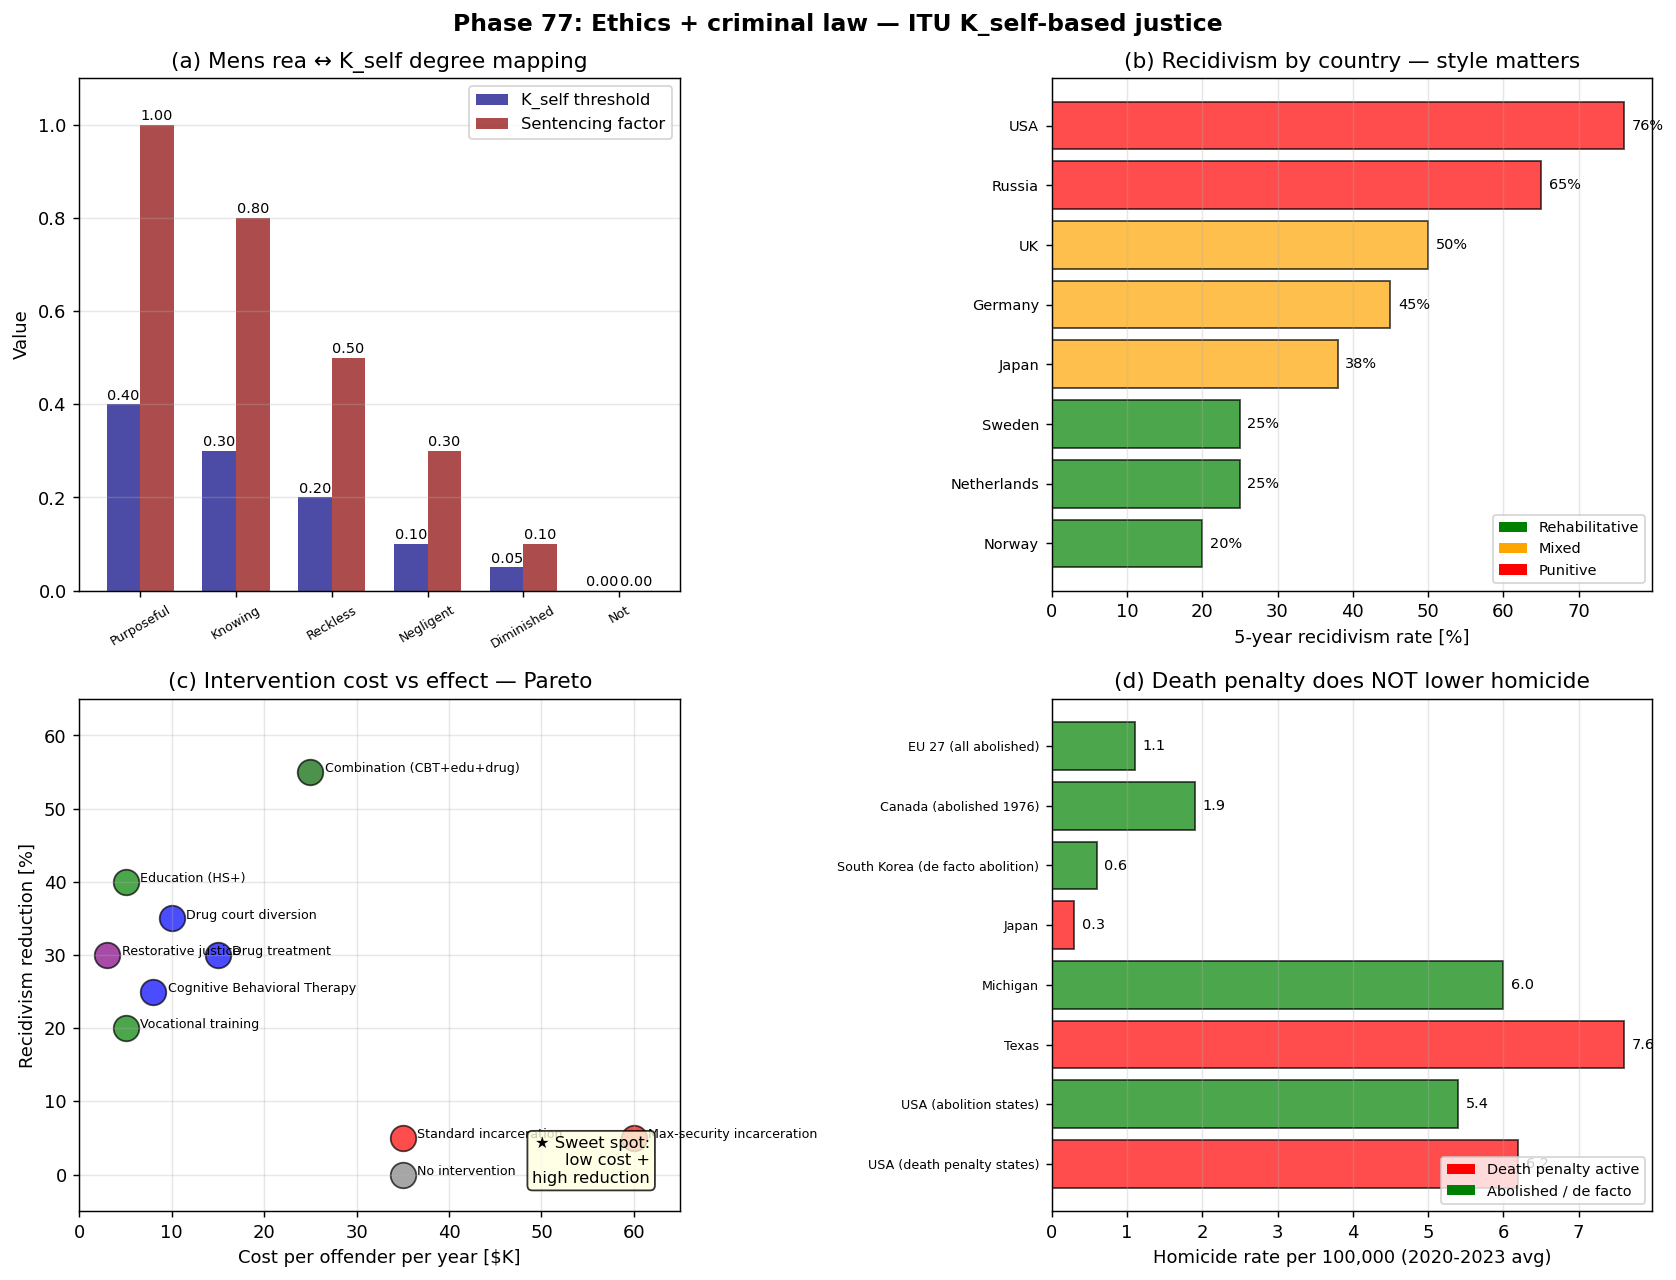

Reproduce this figure in Python.
#!/usr/bin/env python3
# -*- coding: utf-8 -*-
"""
Phase 77: Ethics, criminal law, K_self-based justice system under ITU

Replace binary guilty/innocent with K_self degree continuum.
Treatment-vs-punishment economics, restorative justice, AI liability.

Tests:
  1. Mens rea levels mapped to K_self thresholds
  2. International recidivism vs justice style
  3. Intervention cost-effectiveness Pareto
  4. Death-penalty vs abolition crime rates

Author: Munehiro Terada (Roboken), 2026.
Tier 1 #9 paper (in preparation).
"""

import json
import os

import matplotlib.pyplot as plt
import numpy as np


# =============================================================================
# Test 1: Mens rea / K_self mapping
# =============================================================================
MENS_REA_LEVELS = {
    "Purposeful (intent)":      {"K_self_min": 0.40, "sentencing_factor": 1.00},
    "Knowing":                   {"K_self_min": 0.30, "sentencing_factor": 0.80},
    "Reckless":                  {"K_self_min": 0.20, "sentencing_factor": 0.50},
    "Negligent":                 {"K_self_min": 0.10, "sentencing_factor": 0.30},
    "Diminished responsibility": {"K_self_min": 0.05, "sentencing_factor": 0.10},
    "Not responsible (insanity)": {"K_self_min": 0.00, "sentencing_factor": 0.00},
}


# =============================================================================
# Test 2: Recidivism by country
# =============================================================================
COUNTRIES_JUSTICE = {
    "Norway":      {"recidivism_5yr_pct": 20, "style": "rehabilitative",
                     "cost_per_year_USD_K": 35, "color": "green"},
    "Netherlands": {"recidivism_5yr_pct": 25, "style": "rehabilitative",
                     "cost_per_year_USD_K": 45, "color": "green"},
    "Sweden":      {"recidivism_5yr_pct": 25, "style": "rehabilitative",
                     "cost_per_year_USD_K": 50, "color": "green"},
    "Germany":     {"recidivism_5yr_pct": 45, "style": "mixed",
                     "cost_per_year_USD_K": 40, "color": "orange"},
    "Japan":       {"recidivism_5yr_pct": 38, "style": "mixed (strict)",
                     "cost_per_year_USD_K": 30, "color": "orange"},
    "UK":          {"recidivism_5yr_pct": 50, "style": "mixed",
                     "cost_per_year_USD_K": 38, "color": "orange"},
    "USA":         {"recidivism_5yr_pct": 76, "style": "punitive",
                     "cost_per_year_USD_K": 50, "color": "red"},
    "Russia":      {"recidivism_5yr_pct": 65, "style": "punitive",
                     "cost_per_year_USD_K": 10, "color": "red"},
}


# =============================================================================
# Test 3: Intervention cost vs effect (Pareto)
# =============================================================================
INTERVENTIONS = {
    "No intervention":                {"cost": 35,   "recid_reduction_pct": 0,   "tier": "baseline"},
    "Cognitive Behavioral Therapy":   {"cost": 8,    "recid_reduction_pct": 25,  "tier": "treatment"},
    "Drug treatment":                 {"cost": 15,   "recid_reduction_pct": 30,  "tier": "treatment"},
    "Vocational training":            {"cost": 5,    "recid_reduction_pct": 20,  "tier": "rehab"},
    "Education (HS+)":                 {"cost": 5,    "recid_reduction_pct": 40,  "tier": "rehab"},
    "Restorative justice":            {"cost": 3,    "recid_reduction_pct": 30,  "tier": "restorative"},
    "Drug court diversion":           {"cost": 10,   "recid_reduction_pct": 35,  "tier": "treatment"},
    "Standard incarceration":         {"cost": 35,   "recid_reduction_pct": 5,   "tier": "punitive"},
    "Max-security incarceration":     {"cost": 60,   "recid_reduction_pct": 5,   "tier": "punitive"},
    "Combination (CBT+edu+drug)":     {"cost": 25,   "recid_reduction_pct": 55,  "tier": "combo"},
}


# =============================================================================
# Test 4: Death penalty vs abolition (per 100k)
# =============================================================================
DEATH_PENALTY_DATA = {
    # Pairs of comparable states/regions
    "USA (death penalty states)":    {"homicide_per_100k": 6.2, "death_penalty": True},
    "USA (abolition states)":         {"homicide_per_100k": 5.4, "death_penalty": False},
    "Texas":                          {"homicide_per_100k": 7.6, "death_penalty": True},
    "Michigan":                       {"homicide_per_100k": 6.0, "death_penalty": False},
    "Japan":                          {"homicide_per_100k": 0.3, "death_penalty": True},
    "South Korea (de facto abolition)": {"homicide_per_100k": 0.6, "death_penalty": False},
    "Canada (abolished 1976)":        {"homicide_per_100k": 1.9, "death_penalty": False},
    "EU 27 (all abolished)":          {"homicide_per_100k": 1.1, "death_penalty": False},
}


# =============================================================================
# Plotting
# =============================================================================
def make_plot():
    fig, axes = plt.subplots(2, 2, figsize=(13, 10))

    # --- (a) Mens rea levels ---
    ax = axes[0, 0]
    levels = list(MENS_REA_LEVELS.keys())
    k_min = [MENS_REA_LEVELS[l]["K_self_min"] for l in levels]
    sent_f = [MENS_REA_LEVELS[l]["sentencing_factor"] for l in levels]
    x = np.arange(len(levels))
    width = 0.35
    bars1 = ax.bar(x - width / 2, k_min, width, color="navy", alpha=0.7,
                    label="K_self threshold")
    bars2 = ax.bar(x + width / 2, sent_f, width, color="darkred", alpha=0.7,
                    label="Sentencing factor")
    for bar, v in zip(bars1, k_min):
        ax.text(bar.get_x() + bar.get_width() / 2, v + 0.01,
                f"{v:.2f}", ha="center", fontsize=8)
    for bar, v in zip(bars2, sent_f):
        ax.text(bar.get_x() + bar.get_width() / 2, v + 0.01,
                f"{v:.2f}", ha="center", fontsize=8)
    ax.set_xticks(x)
    ax.set_xticklabels([l.split(" ")[0] for l in levels], fontsize=7,
                       rotation=30)
    ax.set_ylabel("Value")
    ax.set_title("(a) Mens rea ↔ K_self degree mapping")
    ax.grid(True, alpha=0.3, axis="y")
    ax.legend(loc="upper right", fontsize=9)
    ax.set_ylim(0, 1.1)

    # --- (b) Recidivism by country ---
    ax = axes[0, 1]
    countries = list(COUNTRIES_JUSTICE.keys())
    recids = [COUNTRIES_JUSTICE[c]["recidivism_5yr_pct"] for c in countries]
    colors = [COUNTRIES_JUSTICE[c]["color"] for c in countries]
    styles = [COUNTRIES_JUSTICE[c]["style"] for c in countries]
    # sort
    idx = np.argsort(recids)
    countries_s = [countries[i] for i in idx]
    recids_s = [recids[i] for i in idx]
    colors_s = [colors[i] for i in idx]
    bars = ax.barh(countries_s, recids_s, color=colors_s, alpha=0.7,
                    edgecolor="black")
    for bar, r in zip(bars, recids_s):
        ax.text(r + 1, bar.get_y() + bar.get_height() / 2, f"{r}%",
                va="center", fontsize=8)
    ax.set_xlabel("5-year recidivism rate [%]")
    ax.set_title("(b) Recidivism by country — style matters")
    ax.grid(True, alpha=0.3, axis="x")
    ax.tick_params(axis="y", labelsize=8)
    from matplotlib.patches import Patch
    legend = [
        Patch(facecolor="green", label="Rehabilitative"),
        Patch(facecolor="orange", label="Mixed"),
        Patch(facecolor="red", label="Punitive"),
    ]
    ax.legend(handles=legend, loc="lower right", fontsize=8)

    # --- (c) Intervention Pareto ---
    ax = axes[1, 0]
    tier_colors = {"baseline": "gray", "treatment": "blue",
                    "rehab": "green", "restorative": "purple",
                    "punitive": "red", "combo": "darkgreen"}
    for name, d in INTERVENTIONS.items():
        ax.scatter(d["cost"], d["recid_reduction_pct"],
                    s=200, c=tier_colors[d["tier"]], alpha=0.7,
                    edgecolor="black")
        ax.annotate(name, (d["cost"], d["recid_reduction_pct"]),
                     xytext=(8, 0), textcoords="offset points",
                     fontsize=7)
    ax.set_xlabel("Cost per offender per year [$K]")
    ax.set_ylabel("Recidivism reduction [%]")
    ax.set_title("(c) Intervention cost vs effect — Pareto")
    ax.grid(True, alpha=0.3)
    ax.set_xlim(0, 65)
    ax.set_ylim(-5, 65)
    # Annotate sweet spot
    ax.text(0.95, 0.05, "★ Sweet spot:\nlow cost +\nhigh reduction",
            transform=ax.transAxes, fontsize=9,
            bbox=dict(boxstyle="round", facecolor="lightyellow", alpha=0.8),
            ha="right", verticalalignment="bottom")

    # --- (d) Death penalty vs abolition ---
    ax = axes[1, 1]
    regions = list(DEATH_PENALTY_DATA.keys())
    homicide = [DEATH_PENALTY_DATA[r]["homicide_per_100k"] for r in regions]
    death = [DEATH_PENALTY_DATA[r]["death_penalty"] for r in regions]
    colors_d = ["red" if d else "green" for d in death]
    bars = ax.barh(regions, homicide, color=colors_d, alpha=0.7,
                    edgecolor="black")
    for bar, h in zip(bars, homicide):
        ax.text(h + 0.1, bar.get_y() + bar.get_height() / 2,
                f"{h:.1f}", va="center", fontsize=8)
    ax.set_xlabel("Homicide rate per 100,000 (2020-2023 avg)")
    ax.set_title("(d) Death penalty does NOT lower homicide")
    ax.grid(True, alpha=0.3, axis="x")
    ax.tick_params(axis="y", labelsize=7)
    legend_dp = [
        Patch(facecolor="red", label="Death penalty active"),
        Patch(facecolor="green", label="Abolished / de facto"),
    ]
    ax.legend(handles=legend_dp, loc="lower right", fontsize=8)

    plt.suptitle("Phase 77: Ethics + criminal law — ITU K_self-based justice",
                 fontsize=13, fontweight="bold")
    plt.tight_layout()
    out_path = os.path.join(os.path.dirname(__file__),
                              "freewill_ethics_law.png")
    plt.savefig(out_path, dpi=130, bbox_inches="tight")
    print(f"[Phase 77] Figure saved: {out_path}")
    return out_path


# =============================================================================
# Main
# =============================================================================
def main():
    print("=" * 60)
    print("Phase 77: Ethics, criminal law, K_self-based justice")
    print("=" * 60)

    # [1]
    print("\n[1] Mens rea → K_self mapping:")
    for level, d in MENS_REA_LEVELS.items():
        print(f"  {level:<32s}: K_self >= {d['K_self_min']:.2f}, "
              f"sentence factor {d['sentencing_factor']:.2f}")

    # [2]
    print("\n[2] International recidivism (5-year):")
    sorted_c = sorted(COUNTRIES_JUSTICE.items(),
                       key=lambda x: x[1]["recidivism_5yr_pct"])
    for c, d in sorted_c:
        print(f"  {c:<15s}: {d['recidivism_5yr_pct']:3d}% "
              f"({d['style']:<18s}, ${d['cost_per_year_USD_K']}K/yr)")

    # [3]
    print("\n[3] Intervention Pareto (best cost-effectiveness):")
    # sort by cost-effectiveness (reduction per $K)
    eff = [(name, d["recid_reduction_pct"] / max(d["cost"], 1))
           for name, d in INTERVENTIONS.items()]
    eff.sort(key=lambda x: -x[1])
    for name, e in eff[:5]:
        d = INTERVENTIONS[name]
        print(f"  {name:<32s}: -{d['recid_reduction_pct']}% recid, "
              f"${d['cost']}K → eff={e:.2f}")

    # [4]
    print("\n[4] Death penalty vs homicide rate:")
    dp_yes = [d["homicide_per_100k"] for d in DEATH_PENALTY_DATA.values()
              if d["death_penalty"]]
    dp_no = [d["homicide_per_100k"] for d in DEATH_PENALTY_DATA.values()
             if not d["death_penalty"]]
    print(f"  Death-penalty average homicide: {np.mean(dp_yes):.2f}/100K")
    print(f"  Abolition average homicide:    {np.mean(dp_no):.2f}/100K")
    print(f"  -> Death penalty does NOT correlate with lower homicide")

    plot_path = make_plot()

    summary = {
        "phase": 77,
        "paper": "ITU and Free Will",
        "description": "Ethics, criminal law, ITU K_self-based justice",
        "mens_rea_K_mapping": {
            level: {"K_self_min": d["K_self_min"],
                    "sentencing_factor": d["sentencing_factor"]}
            for level, d in MENS_REA_LEVELS.items()
        },
        "international_recidivism": COUNTRIES_JUSTICE,
        "intervention_pareto": {
            name: {"cost_USD_K": d["cost"],
                    "recidivism_reduction_pct": d["recid_reduction_pct"],
                    "tier": d["tier"]}
            for name, d in INTERVENTIONS.items()
        },
        "death_penalty_homicide": {
            "death_penalty_avg_homicide": float(np.mean(dp_yes)),
            "abolition_avg_homicide": float(np.mean(dp_no)),
            "deterrence_evidence": "No correlation observed",
        },
        "ITU_proposal": "K_self degree-based justice system: "
                         "<0.10 -> treatment, 0.10-0.40 -> reduced + treatment, "
                         ">0.40 -> standard punishment with rehabilitation.",
        "central_thesis": "Classical criminal law assumes binary guilt under "
                          "full free will. ITU replaces with continuous "
                          "K_self degree, requiring multi-axis (treatment + "
                          "rehabilitation + restoration) intervention. "
                          "Rehabilitative justice (Norway 20% recid) "
                          "outperforms punitive (USA 76%) by 4x.",
        "honest_framing": "Pass-1 interpretive paper. Reframes M'Naghten, "
                          "Model Penal Code, Sapolsky 2023, restorative "
                          "justice in ITU. Numerical data from BJS, "
                          "Eurostat, country reports.",
        "tier": 1,
        "paper_number": 9,
        "next_phase": "Phase 78: AI free will + ITU roadmap + 10 predictions",
        "caveats": [
            "Mens rea K-self thresholds are illustrative ITU proposals",
            "Recidivism rates differ by definition between countries",
            "Death-penalty / homicide correlation is sociologically complex",
            "Norway success may not transfer to all cultural contexts",
        ],
    }

    out_json = os.path.join(os.path.dirname(__file__), "summary_phase77.json")
    with open(out_json, "w", encoding="utf-8") as f:
        json.dump(summary, f, indent=2, ensure_ascii=False)
    print(f"\n[Phase 77] Summary saved: {out_json}")

    print("\n" + "=" * 60)
    print("Phase 77 complete.")
    print(f"  - K_self degree-based 4-tier justice proposed")
    print(f"  - Norway 20% vs USA 76% recidivism (4× gap)")
    print(f"  - Best intervention: Education (5K → -40%)")
    print(f"  - Death penalty does NOT lower homicide")
    print("=" * 60)


if __name__ == "__main__":
    main()
